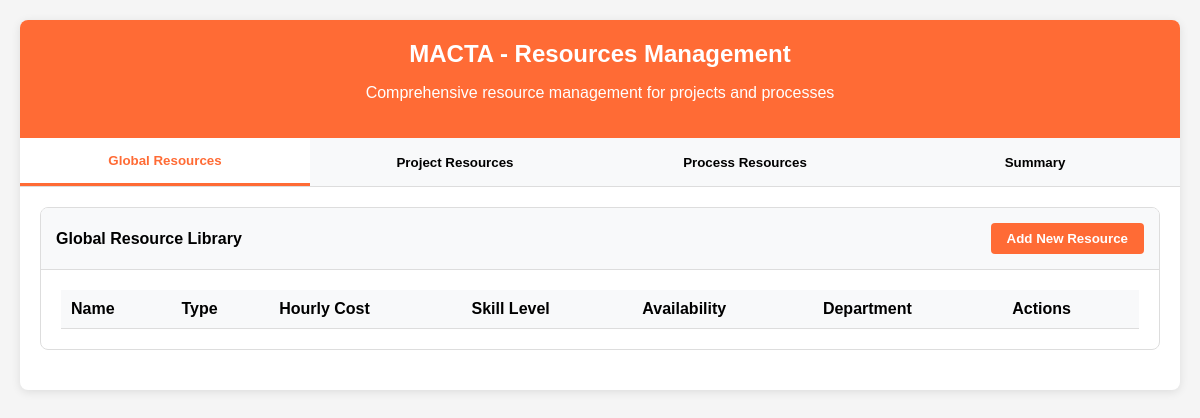
The app's page /modules/M/resources.php, older data.
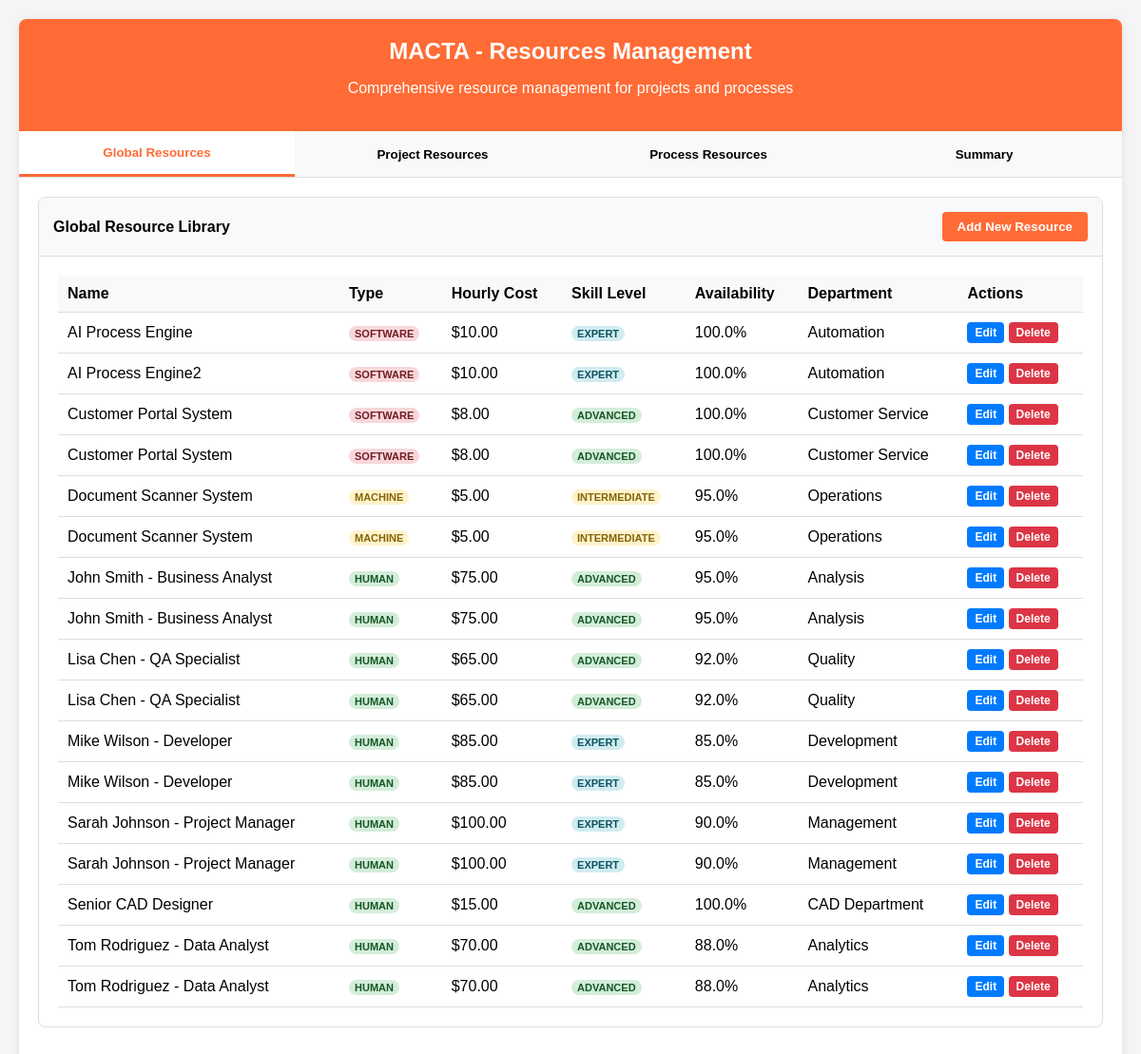
The same page, newer data.
### tables this page shows
CREATE TABLE `enhanced_resources` (
  `id` int NOT NULL,
  `name` varchar(100) NOT NULL,
  `type` enum('human','machine','hybrid','software') NOT NULL DEFAULT 'human',
  `hourly_cost` decimal(10,2) DEFAULT '0.00',
  `skill_level` enum('entry','intermediate','advanced','expert') DEFAULT 'intermediate',
  `availability` decimal(5,2) DEFAULT '100.00' COMMENT 'Percentage availability',
  `efficiency_factor` decimal(3,2) DEFAULT '1.00' COMMENT 'Efficiency multiplier',
  `max_concurrent_tasks` int DEFAULT '1',
  `department` varchar(50) DEFAULT NULL,
  `location` varchar(100) DEFAULT NULL,
  `created_at` timestamp NULL DEFAULT CURRENT_TIMESTAMP,
  `updated_at` timestamp NULL DEFAULT CURRENT_TIMESTAMP ON UPDATE CURRENT_TIMESTAMP
);

### modules/M/resources.php (the view, shortened to what the changed rows need)
<?php
$resources = array();
$db_error = '';
$active_tab = 'global-resources';
try {
    if (file_exists('../../config/config.php')) {
        $dsn = "mysql:host=" . DB_HOST . ";dbname=" . DB_NAME . ";charset=utf8mb4";
        $pdo = new PDO($dsn, DB_USER, DB_PASS, array(
            PDO::ATTR_ERRMODE => PDO::ERRMODE_EXCEPTION,
            PDO::ATTR_DEFAULT_FETCH_MODE => PDO::FETCH_ASSOC
        ));
        $pdo->exec("CREATE TABLE IF NOT EXISTS project_resources (
            id INT AUTO_INCREMENT PRIMARY KEY,
            project_id INT NOT NULL,
            resource_id INT NOT NULL,
            quantity_required DECIMAL(10,2) DEFAULT 1.0,
            assigned_date TIMESTAMP DEFAULT CURRENT_TIMESTAMP,
            status ENUM('active', 'inactive') DEFAULT 'active',
            FOREIGN KEY (project_id) REFERENCES projects(id) ON DELETE CASCADE,
            FOREIGN KEY (resource_id) REFERENCES enhanced_resources(id) ON DELETE CASCADE,
            UNIQUE KEY unique_assignment (project_id, resource_id)
        )");
        $pdo->exec("CREATE TABLE IF NOT EXISTS process_resources (
            id INT AUTO_INCREMENT PRIMARY KEY,
            process_id INT NOT NULL,
            task_id VARCHAR(100) NOT NULL,
            resource_id INT NOT NULL,
            quantity_required DECIMAL(10,2) DEFAULT 1.0,
            duration_minutes INT DEFAULT 60,
            complexity_level ENUM('low', 'medium', 'high') DEFAULT 'medium',
            priority_level ENUM('low', 'medium', 'high', 'critical') DEFAULT 'medium',
            assigned_date TIMESTAMP DEFAULT CURRENT_TIMESTAMP,
            status ENUM('active', 'inactive') DEFAULT 'active',
            FOREIGN KEY (process_id) REFERENCES process_models(id) ON DELETE CASCADE,
            FOREIGN KEY (resource_id) REFERENCES enhanced_resources(id) ON DELETE CASCADE
        )");
        $stmt = $pdo->prepare("SELECT * FROM enhanced_resources ORDER BY name");
        $stmt->execute();
        $resources = $stmt->fetchAll();
    } else {
        $db_error = 'Database configuration not found. Please run the installer first.';
    }
} catch (Exception $e) {
    $db_error = "Database connection failed: " . $e->getMessage();
    error_log("MACTA Resources DB Error: " . $e->getMessage());
}
?>
<!DOCTYPE html>
<html lang="en">
<head>
</head>
<body>
    <div class="container">
        <div class="header">
            <h2>MACTA - Resources Management</h2>
        </div>
        <div id="global-resources" class="tab-content <?php echo ($active_tab === 'global-resources') ? 'active' : ''; ?>">
            <div class="card">
                <div class="card-body">
                    <?php if ($db_error): ?>
                        <div class="status-message error" style="display: block;">
                            <strong>Database Error:</strong> <?php echo htmlspecialchars($db_error); ?>
                        </div>
                    <?php else: ?>
                        <table>
                            <thead>
                                <tr>
                                    <th>Name</th>
                                    <th>Type</th>
                                    <th>Hourly Cost</th>
                                    <th>Skill Level</th>
                                    <th>Availability</th>
                                    <th>Department</th>
                                    <th>Actions</th>
                                </tr>
                            </thead>
                            <tbody>
                                <?php foreach ($resources as $resource): ?>
                                    <tr>
                                        <td><?php echo htmlspecialchars($resource['name']); ?></td>
                                        <td><span class="badge badge-<?php echo htmlspecialchars($resource['type']); ?>"><?php echo htmlspecialchars($resource['type']); ?></span></td>
                                        <td>$<?php echo number_format($resource['hourly_cost'], 2); ?></td>
                                        <td><span class="badge badge-<?php echo htmlspecialchars($resource['skill_level']); ?>"><?php echo htmlspecialchars($resource['skill_level']); ?></span></td>
                                        <td><?php echo number_format($resource['availability'], 1); ?>%</td>
                                        <td><?php echo htmlspecialchars($resource['department']); ?></td>
                                        <td>
                                            <button class="btn btn-sm btn-primary" onclick="editRes(<?php echo $resource['id']; ?>)">Edit</button>
                                            <button class="btn btn-sm btn-danger" onclick="deleteRes(<?php echo $resource['id']; ?>)">Delete</button>
                                        </td>
                                    </tr>
                                <?php endforeach; ?>
                            </tbody>
                        </table>
                    <?php endif; ?>
                </div>
            </div>
        </div>
    </div>
</body>
</html>

Row changes from the older to the newer data that the page shows:
added enhanced_resources: name "AI Process Engine", type "SOFTWARE", hourly_cost "10.00", skill_level "EXPERT", availability "100.0", department "Automation"
added enhanced_resources: name "AI Process Engine2", type "SOFTWARE", hourly_cost "10.00", skill_level "EXPERT", availability "100.0", department "Automation"
added enhanced_resources: name "Customer Portal System", type "SOFTWARE", hourly_cost "8.00", skill_level "ADVANCED", availability "100.0", department "Customer Service"
added enhanced_resources: name "Customer Portal System", type "SOFTWARE", hourly_cost "8.00", skill_level "ADVANCED", availability "100.0", department "Customer Service"
added enhanced_resources: name "Document Scanner System", type "MACHINE", hourly_cost "5.00", skill_level "INTERMEDIATE", availability "95.0", department "Operations"
added enhanced_resources: name "Document Scanner System", type "MACHINE", hourly_cost "5.00", skill_level "INTERMEDIATE", availability "95.0", department "Operations"
added enhanced_resources: name "John Smith - Business Analyst", type "HUMAN", hourly_cost "75.00", skill_level "ADVANCED", availability "95.0", department "Analysis"
added enhanced_resources: name "John Smith - Business Analyst", type "HUMAN", hourly_cost "75.00", skill_level "ADVANCED", availability "95.0", department "Analysis"
added enhanced_resources: name "Lisa Chen - QA Specialist", type "HUMAN", hourly_cost "65.00", skill_level "ADVANCED", availability "92.0", department "Quality"
added enhanced_resources: name "Lisa Chen - QA Specialist", type "HUMAN", hourly_cost "65.00", skill_level "ADVANCED", availability "92.0", department "Quality"
added enhanced_resources: name "Mike Wilson - Developer", type "HUMAN", hourly_cost "85.00", skill_level "EXPERT", availability "85.0", department "Development"
added enhanced_resources: name "Mike Wilson - Developer", type "HUMAN", hourly_cost "85.00", skill_level "EXPERT", availability "85.0", department "Development"
added enhanced_resources: name "Sarah Johnson - Project Manager", type "HUMAN", hourly_cost "100.00", skill_level "EXPERT", availability "90.0", department "Management"
added enhanced_resources: name "Sarah Johnson - Project Manager", type "HUMAN", hourly_cost "100.00", skill_level "EXPERT", availability "90.0", department "Management"
added enhanced_resources: name "Senior CAD Designer", type "HUMAN", hourly_cost "15.00", skill_level "ADVANCED", availability "100.0", department "CAD Department"
added enhanced_resources: name "Tom Rodriguez - Data Analyst", type "HUMAN", hourly_cost "70.00", skill_level "ADVANCED", availability "88.0", department "Analytics"
added enhanced_resources: name "Tom Rodriguez - Data Analyst", type "HUMAN", hourly_cost "70.00", skill_level "ADVANCED", availability "88.0", department "Analytics"
